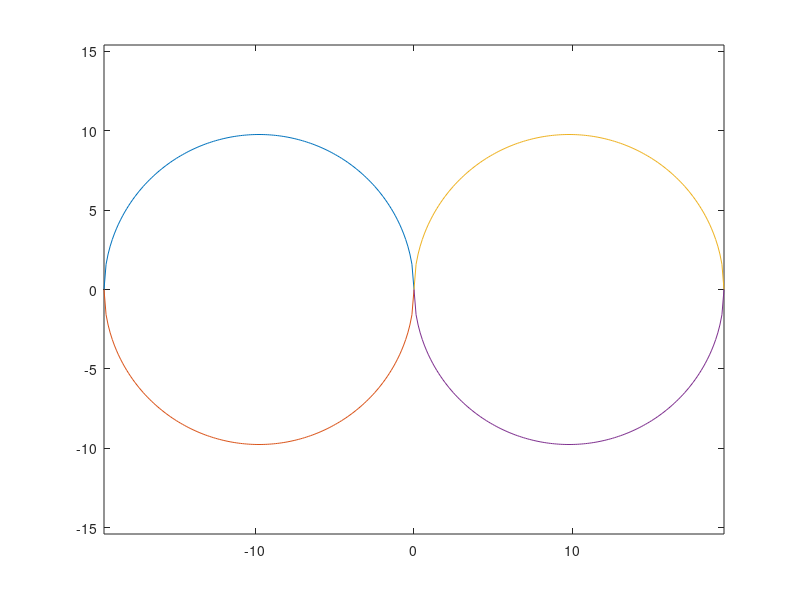

Here is the MATLAB script that generated this plot:
clear
clc


R = 9.75;
x1 = 0:-(2*R/150):(-2*R);
y1 = sqrt(R^(2) - ((x1 + R).^(2)));
x2 = (-2*R):(2*R/150):0;
y2 = -sqrt(R^(2) - ((x2 + R).^(2)));
x3 = 0:(2*R/150):(2*R);
y3 = sqrt(R^(2) - ((x3 - R).^(2)));
x4 = (2*R):-(2*R/150):0;
y4 = -sqrt(R^(2) - ((x4 - R).^(2)));

figure()
plot(x1,y1)
hold on
plot(x2,y2)
plot(x3,y3)
plot(x4,y4)
axis equal

x = [x1 x2 x3 x4]';
y = [y1 y2 y3 y4]';
Spacing = ((diff(x)).^2 + (diff(y)).^2).^0.5;
dist = cumsum(Spacing);  
dist = [ 0 ; dist ; 4*pi*R];
radius_d = [R*(ones(1,0.5*length(x))) -R*(ones(1,0.5*length(x)))]';
curve_d = 1./radius_d;
theta_d = [0 ; cumsum(diff(dist).*curve_d)];

save('SkidPad_Track_new','x','y','radius_d','curve_d','theta_d','dist')

% theta_d = atan2(diff(y),diff(x));

% for k = 2:1:length(theta_d)
%     dChange = theta_d(k) - theta_d(k-1);
%     if (abs(dChange) > 0.9*pi)
%         r = round(dChange/pi);
%         theta_d(k) = theta_d(k) - r*pi;
%     end
% end

% curve_d = diff(theta_d)./diff(dist);

% windowSize = round(length(x) / 500);
% b = (1/windowSize)*ones(1,windowSize);
% a = 1;
% theta_d = filter(b,a,theta_d);
% windowSize = round(length(x) / 50);
% b = (1/windowSize)*ones(1,windowSize);
% curve_d = filter(b,a,curve_d);
    
% radius_d = 1./curve_d;
